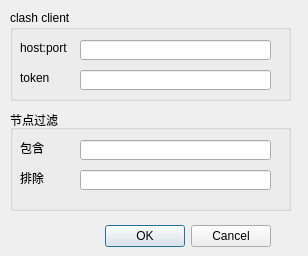
<?xml version="1.0" encoding="UTF-8"?>
<ui version="4.0">
 <class>Dialog</class>
 <widget class="QDialog" name="Dialog">
  <property name="geometry">
   <rect>
    <x>0</x>
    <y>0</y>
    <width>308</width>
    <height>256</height>
   </rect>
  </property>
  <property name="windowTitle">
   <string>Dialog</string>
  </property>
  <widget class="QDialogButtonBox" name="buttonBox">
   <property name="geometry">
    <rect>
     <x>-70</x>
     <y>220</y>
     <width>341</width>
     <height>32</height>
    </rect>
   </property>
   <property name="orientation">
    <enum>Qt::Horizontal</enum>
   </property>
   <property name="standardButtons">
    <set>QDialogButtonBox::Cancel|QDialogButtonBox::Ok</set>
   </property>
  </widget>
  <widget class="QGroupBox" name="groupBox">
   <property name="geometry">
    <rect>
     <x>10</x>
     <y>10</y>
     <width>281</width>
     <height>91</height>
    </rect>
   </property>
   <property name="title">
    <string>clash client</string>
   </property>
   <widget class="QLabel" name="label_3">
    <property name="geometry">
     <rect>
      <x>10</x>
      <y>30</y>
      <width>51</width>
      <height>16</height>
     </rect>
    </property>
    <property name="text">
     <string>host:port</string>
    </property>
   </widget>
   <widget class="QLineEdit" name="hostport">
    <property name="geometry">
     <rect>
      <x>70</x>
      <y>30</y>
      <width>191</width>
      <height>20</height>
     </rect>
    </property>
   </widget>
   <widget class="QLineEdit" name="token">
    <property name="geometry">
     <rect>
      <x>70</x>
      <y>60</y>
      <width>191</width>
      <height>20</height>
     </rect>
    </property>
   </widget>
   <widget class="QLabel" name="label_4">
    <property name="geometry">
     <rect>
      <x>10</x>
      <y>60</y>
      <width>31</width>
      <height>16</height>
     </rect>
    </property>
    <property name="text">
     <string>token</string>
    </property>
   </widget>
  </widget>
  <widget class="QGroupBox" name="groupBox_2">
   <property name="geometry">
    <rect>
     <x>10</x>
     <y>110</y>
     <width>281</width>
     <height>101</height>
    </rect>
   </property>
   <property name="title">
    <string>节点过滤</string>
   </property>
   <widget class="QLineEdit" name="include">
    <property name="geometry">
     <rect>
      <x>70</x>
      <y>30</y>
      <width>191</width>
      <height>20</height>
     </rect>
    </property>
   </widget>
   <widget class="QLineEdit" name="exclude">
    <property name="geometry">
     <rect>
      <x>70</x>
      <y>60</y>
      <width>191</width>
      <height>20</height>
     </rect>
    </property>
   </widget>
   <widget class="QLabel" name="label">
    <property name="geometry">
     <rect>
      <x>10</x>
      <y>30</y>
      <width>54</width>
      <height>16</height>
     </rect>
    </property>
    <property name="text">
     <string>包含</string>
    </property>
   </widget>
   <widget class="QLabel" name="label_2">
    <property name="geometry">
     <rect>
      <x>10</x>
      <y>60</y>
      <width>54</width>
      <height>16</height>
     </rect>
    </property>
    <property name="text">
     <string>排除</string>
    </property>
   </widget>
  </widget>
 </widget>
 <resources/>
 <connections>
  <connection>
   <sender>buttonBox</sender>
   <signal>accepted()</signal>
   <receiver>Dialog</receiver>
   <slot>accept()</slot>
   <hints>
    <hint type="sourcelabel">
     <x>248</x>
     <y>254</y>
    </hint>
    <hint type="destinationlabel">
     <x>157</x>
     <y>274</y>
    </hint>
   </hints>
  </connection>
  <connection>
   <sender>buttonBox</sender>
   <signal>rejected()</signal>
   <receiver>Dialog</receiver>
   <slot>reject()</slot>
   <hints>
    <hint type="sourcelabel">
     <x>316</x>
     <y>260</y>
    </hint>
    <hint type="destinationlabel">
     <x>286</x>
     <y>274</y>
    </hint>
   </hints>
  </connection>
 </connections>
</ui>
